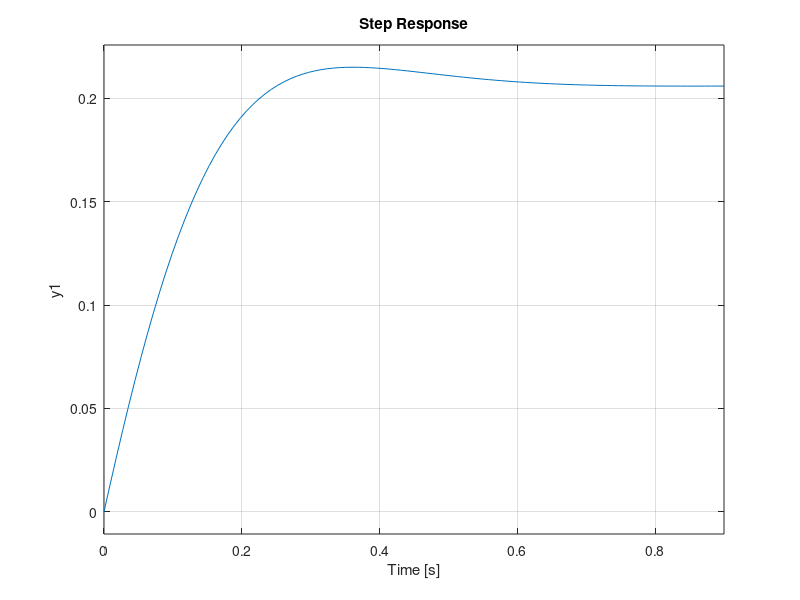

This figure's MATLAB source:
clc;
clear all;
close all;


s = tf('s');


%     -0.099863s
% P = _____
%
%   (s+10.14)(s-10.14)

%P = zpk([0], [10.14 -10.14], -0.099863);

P = (-0.099863*s) / ((s + 10.14)*(s - 10.14));

Kp = -150;
Ki = -2000;
Kd = -0.001;

C = Kp + Ki/s + Kd*s;
C_dig = c2d(C,0.01,'tustin');

L = P * C; 
S = 1 / (1+L);
T = 1 - S;
PS = 1 / (1 + L);
step(0.1 * T);
%t = 0:0.01:10;